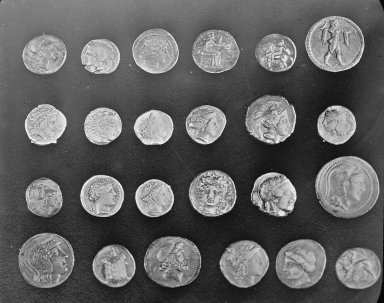
#> input picture skimage.data.coins(), 384 x 303 px
$ jupyter execute '003 - operaciones basicas con opencv.ipynb'
#> lines starting #> are read from the running program, lines starting #| are printed output that depends on the picture; after the words box and inside, x2 and y2 are one past the last pixel; in counts of white or black regions, pixels touching at a corner belong together
# Cuaderno 3: Operaciones básicas con OpenCV

Ahora que ya trabajaste con color y canales, vamos a usar `OpenCV` para hacer operaciones básicas sobre imágenes: cargar, describir, recortar, redimensionar, detectar bordes y segmentar por umbral.

## Objetivos

- Leer imágenes con `OpenCV`.
- Reconocer dimensiones y tipo de dato.
- Hacer recortes y cambios de tamaño.
- Aplicar una detección de bordes simple.
- Probar una segmentación por umbral en escala de grises.

[cell 1]
from pathlib import Path

import cv2
import matplotlib.pyplot as plt
import numpy as np
import skimage as ski

base = Path(".")

paisaje = base / "paisaje.png"
monedas = base / "monedas.png"

if not paisaje.exists():
    cv2.imwrite(str(paisaje), cv2.cvtColor(ski.data.astronaut(), cv2.COLOR_RGB2BGR))

if not monedas.exists():
    cv2.imwrite(str(monedas), ski.data.coins())


def describir_imagen(imagen, nombre="Imagen"):
    print(f"{nombre}")
    print(f"  forma: {imagen.shape}")
    print(f"  tipo de dato: {imagen.dtype}")
    print(f"  valor mínimo: {imagen.min()}")
    print(f"  valor máximo: {imagen.max()}")

## 1. Cargar y describir una imagen color

Antes de modificar una imagen, conviene mirar cuatro cosas: su forma, su tipo de dato, su valor mínimo y su valor máximo. Es una forma simple de entender con qué material estamos trabajando.

[cell 2]
img_bgr = cv2.imread(str(paisaje))
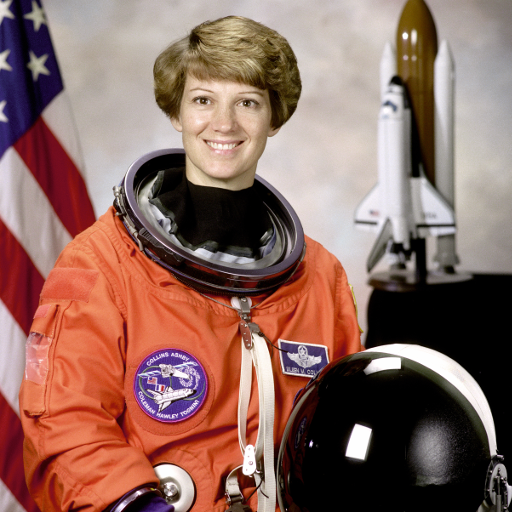
#> input picture 004/001 - TEO/paisaje.png, 512 x 512 px
#> img_bgr is the input picture: shape (512, 512, 3); mean B, G, R 96.5, 105.8, 141.6
img_rgb = cv2.cvtColor(img_bgr, cv2.COLOR_BGR2RGB)

describir_imagen(img_bgr, "Paisaje leído con OpenCV")
#|   forma: (512, 512, 3)
#|   tipo de dato: uint8
#|   valor mínimo: 0
#|   valor máximo: 255

plt.figure(figsize=(6, 6))
plt.imshow(img_rgb)
plt.title("Imagen color")
plt.axis("off")
plt.show()

## 2. Recorte y cambio de tamaño

Un recorte selecciona una región puntual de la imagen. Redimensionar, en cambio, cambia el tamaño de una imagen o de un recorte.

No son la misma operación: recortar quita información alrededor; redimensionar conserva el contenido del recorte, pero lo reescala.

[cell 3]
recorte = img_rgb[80:220, 120:260]
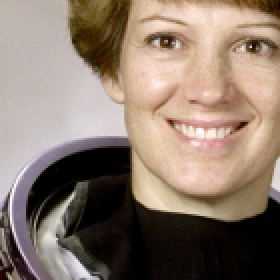
#> recorte: shape (140, 140, 3) (shown 2 times larger); mean R, G, B 140.2, 122.7, 109.8
recorte_grande = cv2.resize(recorte, (280, 280))
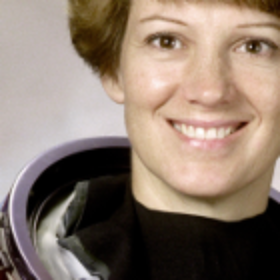
#> recorte_grande: shape (280, 280, 3); mean R, G, B 140.1, 122.7, 109.7

fig, axes = plt.subplots(1, 3, figsize=(14, 5))

axes[0].imshow(img_rgb)
axes[0].set_title("Imagen original")
axes[0].axis("off")

axes[1].imshow(recorte)
axes[1].set_title("Recorte")
axes[1].axis("off")

axes[2].imshow(recorte_grande)
axes[2].set_title("Recorte redimensionado")
axes[2].axis("off")

plt.tight_layout()
plt.show()
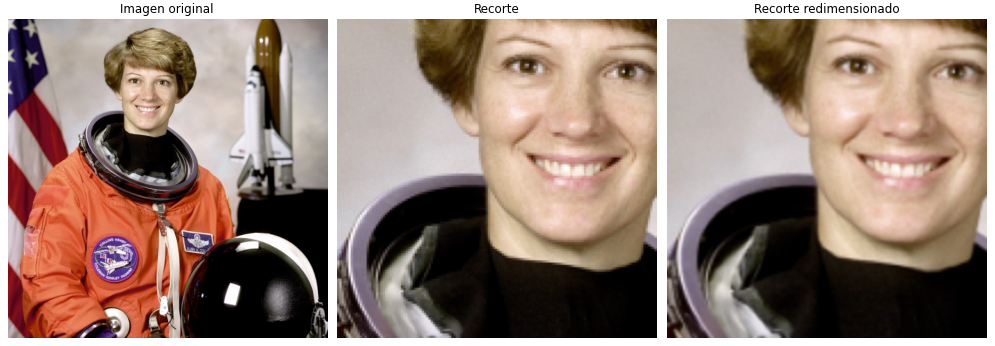
#> figure drawn by matplotlib, 3 panels

## 3. Bordes en una imagen en escala de grises

Para muchas operaciones conviene trabajar en escala de grises. En esta parte usamos una imagen de monedas para probar el detector de bordes `Canny` con dos configuraciones distintas.

[cell 4]
img_monedas = cv2.imread(str(monedas), cv2.IMREAD_GRAYSCALE)
#> img_monedas is the input picture: shape (303, 384); min 1, max 252, mean 96.9

describir_imagen(img_monedas, "Monedas en escala de grises")
#|   forma: (303, 384)
#|   tipo de dato: uint8
#|   valor mínimo: 1
#|   valor máximo: 252

bordes_suaves = cv2.Canny(img_monedas, 80, 140)
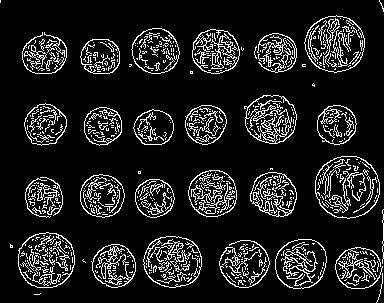
#> bordes_suaves: shape (303, 384); 12% white in thin lines or dots
bordes_estrictos = cv2.Canny(img_monedas, 140, 220)
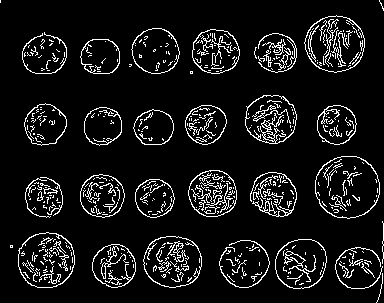
#> bordes_estrictos: shape (303, 384); 8.7% white in thin lines or dots

fig, axes = plt.subplots(1, 3, figsize=(15, 5))

axes[0].imshow(img_monedas, cmap="gray")
axes[0].set_title("Imagen original")
axes[0].axis("off")

axes[1].imshow(bordes_suaves, cmap="gray")
axes[1].set_title("Canny: umbrales más bajos")
axes[1].axis("off")

axes[2].imshow(bordes_estrictos, cmap="gray")
axes[2].set_title("Canny: umbrales más altos")
axes[2].axis("off")

plt.tight_layout()
plt.show()

## 4. Segmentación por umbral

Segmentar por umbral consiste en separar píxeles claros y oscuros a partir de un valor de corte. No es un método universal, pero es una muy buena puerta de entrada para entender cómo se construye una máscara binaria.

[cell 5]
def segmentar_por_umbral(imagen, umbral):
    mascara = np.zeros_like(imagen, dtype=np.uint8)
    mascara[imagen > umbral] = 255
    area = np.sum(mascara == 255)
    print(f"Área segmentada con umbral {umbral}: {area} píxeles")
    return mascara


seg_100 = segmentar_por_umbral(img_monedas, 100)
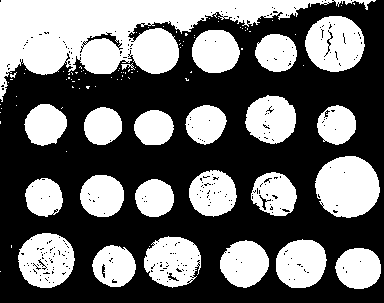
#> seg_100: shape (303, 384); 42% white; 100 white regions (77 under 20 px), largest, box (x1, y1, x2, y2) and area: (0, 0, 376, 102) 14558, (315, 156, 380, 218) 3108, (305, 16, 365, 72) 2514
seg_150 = segmentar_por_umbral(img_monedas, 150)
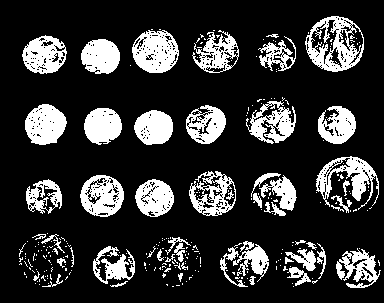
#> seg_150: shape (303, 384); 20.4% white; 282 white regions (231 under 20 px), largest, box (x1, y1, x2, y2) and area: (305, 16, 364, 72) 1562, (132, 30, 179, 73) 1404, (316, 156, 379, 210) 1264

fig, axes = plt.subplots(1, 3, figsize=(15, 5))

axes[0].imshow(img_monedas, cmap="gray")
axes[0].set_title("Imagen original")
axes[0].axis("off")

axes[1].imshow(seg_100, cmap="gray")
axes[1].set_title("Umbral = 100")
axes[1].axis("off")

axes[2].imshow(seg_150, cmap="gray")
axes[2].set_title("Umbral = 150")
axes[2].axis("off")

plt.tight_layout()
plt.show()
